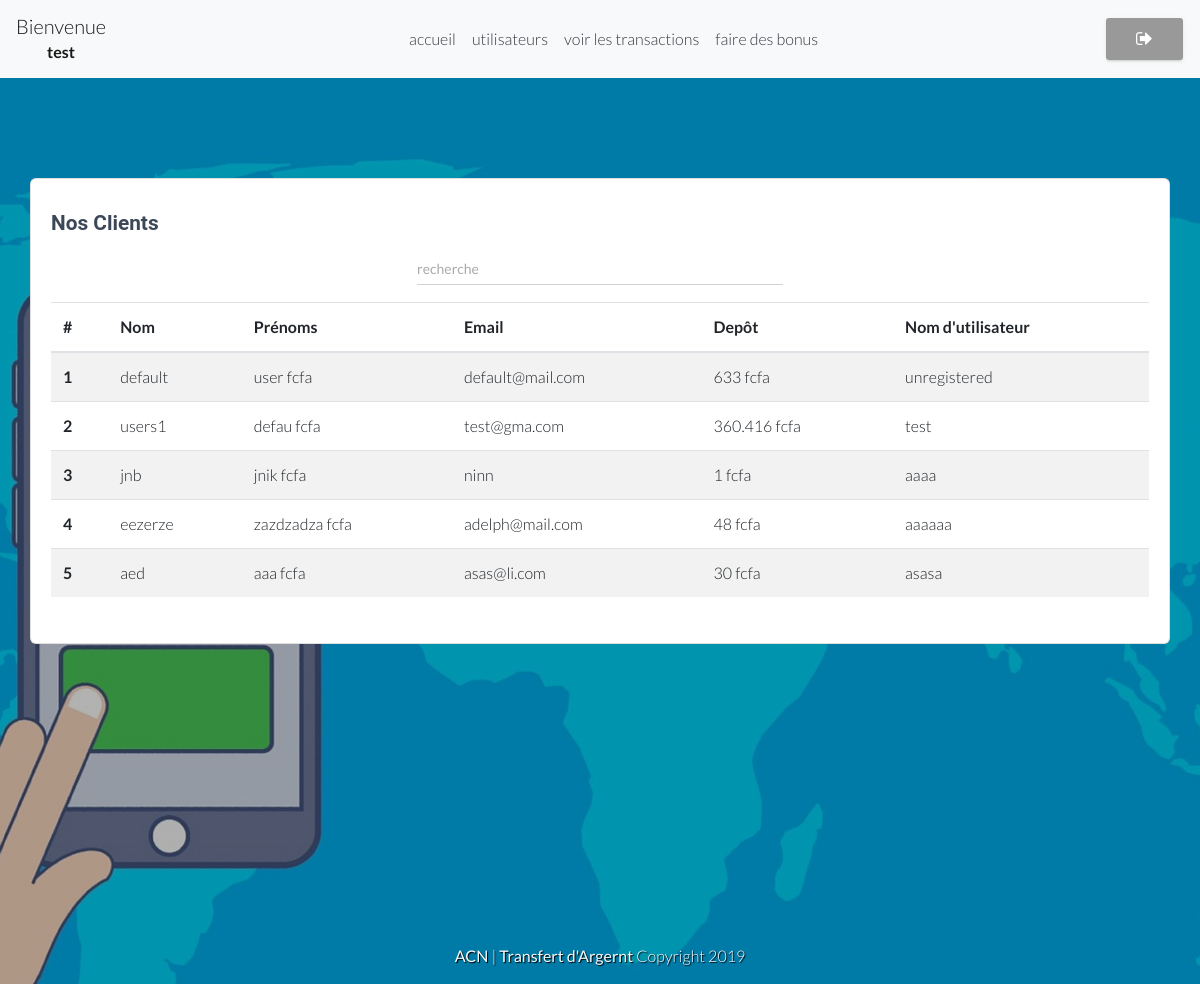
Page /wpadmin/listuser.php (signed in) on the committed database.
### tables this page shows
CREATE TABLE `users` (
  `id` int(11) NOT NULL,
  `nom` varchar(255) NOT NULL,
  `prenom` varchar(255) NOT NULL,
  `email` varchar(255) NOT NULL,
  `depot` float NOT NULL,
  `username` varchar(255) NOT NULL,
  `codes` varchar(5) NOT NULL,
  `password` varchar(255) NOT NULL
);

### wpadmin/listuser.php (the view, shortened to what this page needs)
<?php
if ($_SESSION['username']) {
?>
<!DOCTYPE html>
<html>
<head>
	<link href="https://stackpath.bootstrapcdn.com/bootstrap/4.3.1/css/bootstrap.min.css" rel="stylesheet">
	<link rel="stylesheet" href="https://maxcdn.bootstrapcdn.com/font-awesome/latest/css/font-awesome.min.css" />
    <link rel="stylesheet" type="text/css" href="../css/material-bootstrap-wizard.css">
	<link rel="stylesheet" type="text/css" href="../css/style.css">
</head>
<body>
	<header>
		<nav class="navbar navbar-expand-lg navbar-light bg-light">
		  <a class="navbar-brand text-center" href="#">
		    Bienvenue <br>
		    <small><b><?php echo $_SESSION['username']; ?></b></small>
		  </a>
		  <div class="collapse navbar-collapse" id="navbarNav">
		    <ul class="navbar-nav ml-auto">
		    	<li class="nav-link">
	  				<a class="text-dark" href="administration.php">accueil</a>
	  			</li>
	  			<li class="nav-link">
	  				<a class="text-dark" href="listuser.php">utilisateurs</a>
	  			</li>
	  			<li class="nav-link">
	  				<a class="text-dark" href="transaction.php">voir les transactions</a>
	  			</li>
	  			<li class="nav-link">
	  				<a class="text-dark" href="bonus.php">faire des bonus</a>
	  			</li>
		    </ul>
		    <div class="ml-auto">
	  			<a class="btn btn-outline-dark" href="../member/logout.php"><span class="fa fa-sign-out"></span></a>
		    </div>
		  </div>
		</nav>
	</header>
	<div class="image-container set-full-height" style="background: url(../img/admin_img.jpg) top center; height: auto; overflow: hidden;">
		<div class="container-fluid">
		  <div class="col-sm-12">
		    <div class="card card_member">
		      <div class="card-body">
		        <h4 class="card-title">Nos Clients</h4>
		        <input class="form-control col-md-4 offset-md-4" type="search" name="recherche" placeholder="recherche">
		        <p class="card-text">
		        	<table class="table table-striped">
					  <thead>
					    <tr>
					      <th scope="col">#</th>
					      <th scope="col">Nom</th>
					      <th class="cacher" scope="col">Prénoms</th>
					      <th class="cacher" scope="col">Email</th>
					      <th scope="col">Depôt</th>
					      <th scope="col">Nom d'utilisateur</th>
					    </tr>
					  </thead>
					   <?php
						  		$db 			= Database::connect();
						  		$req 			= $db->query("SELECT * FROM users");
						  		$resultats		= $req->fetchAll(PDO::FETCH_ASSOC);
							  	echo "<tbody>";
							  	for ($i=0; $i < sizeof($resultats) ; $i++) {
							  	 	$j = $i + 1;
							  		echo 	'
											    <tr>
											      <th scope="row">'.$j.'</th>
											      <td >'.$resultats[$i]["nom"].'</td>
											      <td class="cacher">'.$resultats[$i]["prenom"].' fcfa</td>
											      <td class="cacher">'.$resultats[$i]["email"].'</td>
											      <td >'.$resultats[$i]["depot"].' fcfa</td>
											      <td >'.$resultats[$i]["username"].'</td>
											    </tr>
							  				';
							  	}
							  	echo "</tbody>";
						?>
					</table>
		        </p>
		      </div>
		    </div>
		  </div>
		</div>
		<footer class="text-center text-light">
			<p>
				<b>ACN</b> | <b>Transfert d'Argernt</b> Copyright 2019
			</p>
		</footer>
	</div>
</body>
</html>
<?php
}else{
	header("location:../404/index.php");
}
 ?>

### css/style.css (style rules this page uses)
* { box-sizing: border-box; }
body { width: 100%; font-family: 'Lato', sans-serif; }
footer { text-shadow: 1px 1px 1px black; position: relative; bottom: O; }
.image-container .card_member { width: 100%; height: auto; margin: 100px 0 300px 0; }

### rows in the picture
users: j "1", nom "default", prenom "user", email "default@mail.com", depot "633", username "unregistered"
users: j "2", nom "users1", prenom "defau", email "test@gma.com", depot "360.416", username "test"
users: j "3", nom "jnb", prenom "jnik", email "ninn", depot "1", username "aaaa"
users: j "4", nom "eezerze", prenom "zazdzadza", email "adelph@mail.com", depot "48", username "aaaaaa"
users: j "5", nom "aed", prenom "aaa", email "asas@li.com", depot "30", username "asasa"

### other values in the picture
$_SESSION['username'] "test"
